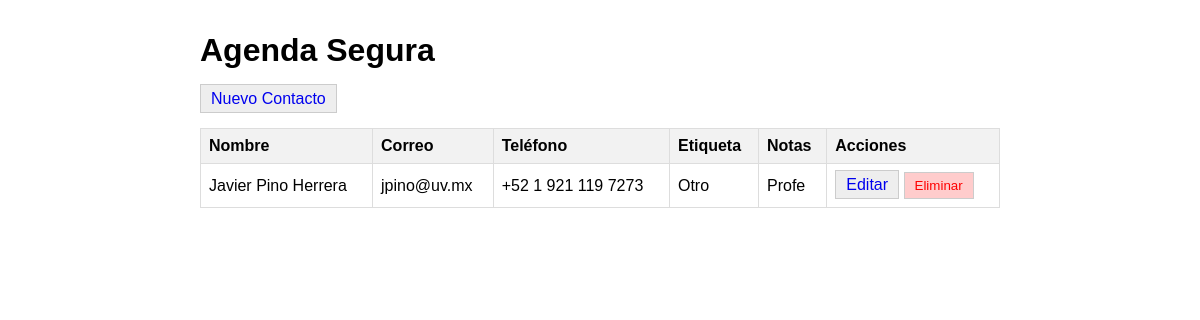
The page / on the database its author committed.
### tables this page shows
CREATE TABLE agenda (
            id INTEGER PRIMARY KEY AUTOINCREMENT,
            nombre TEXT NOT NULL,
            correo TEXT NOT NULL,
            telefono TEXT NOT NULL,
            etiqueta TEXT CHECK(etiqueta IN ('Familia', 'Trabajo', 'Amigos', 'Otro')),
            notas TEXT
        );

### app.py (the view)
@app.route('/')
def index():
    try:
        conn = get_db_connection()
        contactos = conn.execute('SELECT * FROM agenda').fetchall()
        conn.close()
        return render_template('index.html', contactos=contactos)
    except sqlite3.Error as e:
        app.logger.error(f"Error DB: {e}")
        abort(500)

### app.py (called while the page is built)
def get_db_connection():
    conn = sqlite3.connect(DB_NAME)
    conn.row_factory = sqlite3.Row
    return conn

### templates/index.html
{% extends 'base.html' %}
{% block content %}
    <a href="{{ url_for('crear') }}" class="btn">Nuevo Contacto</a>
    <table>
        <thead>
            <tr>
                <th>Nombre</th>
                <th>Correo</th>
                <th>Teléfono</th>
                <th>Etiqueta</th>
                <th>Notas</th>
                <th>Acciones</th>
            </tr>
        </thead>
        <tbody>
            {% for c in contactos %}
            <tr>
                <td>{{ c.nombre }}</td>
                <td>{{ c.correo }}</td>
                <td>{{ c.telefono }}</td>
                <td>{{ c.etiqueta|default('', true) }}</td>
                <td>{{ c.notas|default('', true)|truncate(30) }}</td>
                <td>
                    <a href="{{ url_for('editar', id=c.id) }}" class="btn">Editar</a>
                    <form action="{{ url_for('eliminar', id=c.id) }}" method="POST" style="display:inline;">
                        <button type="submit" class="btn btn-danger"
                                onclick="return confirm('¿Estás seguro de eliminar a {{ c.nombre }}?');">
                            Eliminar
                        </button>
                    </form>
                </td>
            </tr>
            {% endfor %}
        </tbody>
    </table>
{% endblock %}

### templates/base.html (style rules this page uses)
body { font-family: sans-serif; max-width: 800px; margin: 2rem auto; padding: 0 1rem; }
table { width: 100%; border-collapse: collapse; margin-top: 20px; }
th, td { border: 1px solid #ddd; padding: 8px; text-align: left; }
th { background-color: #f2f2f2; }
.btn { padding: 5px 10px; text-decoration: none; background: #eee; border: 1px solid #ccc; cursor: pointer; }
.btn-danger { background: #ffcccc; color: red; }

### rows shown on the page
agenda: nombre "Javier Pino Herrera", correo "jpino@uv.mx", telefono "+52 1 921 119 7273", etiqueta "Otro", notas "Profe"
